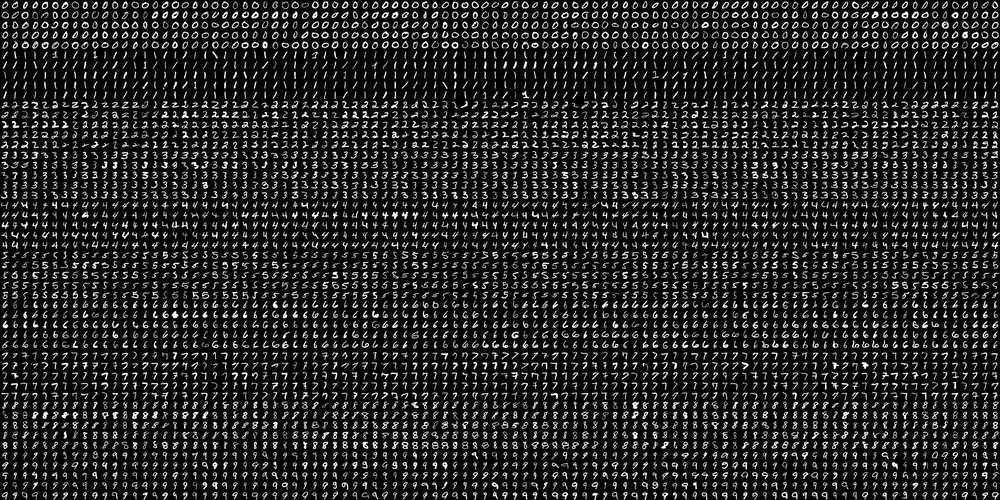
#> input picture tutorials/digits.png, 1000 x 500 px, shrunk from 2000 x 1000 before the run
$ python testDigits.py   (Python 2 division)   (older library calls are emulated)
#> lines starting #> are read from the running program, lines starting #| are printed output that depends on the picture
### mlUtil/hogTransform.py
import numpy as np
import cv2
# from matplotlib import pyplot as plt

SZ=20
bin_n=16
affine_flags = cv2.WARP_INVERSE_MAP|cv2.INTER_LINEAR

# [8 lines left out: function deskew, not called in this run]

def hog(img):

	gx = cv2.Sobel(img, cv2.CV_32F, 1, 0)
	gy = cv2.Sobel(img, cv2.CV_32F, 0, 1)
	mag, ang = cv2.cartToPolar(gx, gy)
	# [9 lines of commented-out code are left out]
	bins = np.int32(bin_n*ang/(2*np.pi))
	aShape,bShape = bins.shape
	aShape,bShape = aShape/2,bShape/2
	half = aShape
	# print np.array(ang)
	# print np.array(bins)
	# print "binsShape "+str(bins.shape)
	# Divide to 4 sub-squares
	bin_cells = bins[:half,:half], bins[half:,:half], bins[:half,half:], bins[half:,half:]
	# print "bins_celssShape "+str(np.array(bin_cells).shape)
	mag_cells = mag[:half,:half], mag[half:,:half], mag[:half,half:], mag[half:,half:]
	hists = [np.bincount(b.ravel(), m.ravel() ,minlength=bin_n) for b, m in zip(bin_cells, mag_cells)]
	hist = np.hstack(hists)
	# print hist.shape
	return hist

### tutorials/testDigits.py
import numpy as np
import cv2
from matplotlib import pyplot as plt
import sys
sys.path.append('../')
import mlUtil.hogTransform as hogTransform
img = cv2.imread('digits.png')
#> img is the input picture: shape (500, 1000, 3); min 0, max 255, mean 36.1
gray = cv2.cvtColor(img,cv2.COLOR_BGR2GRAY)

# cells = [np.hsplit(row,100) for row in np.vsplit(img,50)]
# # First half is trainData, remaining is testData
# train_cells = [ i[:50] for i in cells ]
# test_cells = [ i[50:] for i in cells]

# Now we split the image to 5000 cells, each 20x20 size
cells = [np.hsplit(row,100) for row in np.vsplit(gray,50)]
#> cells = 50 items
x = np.array(cells)
train = x[:,:50].reshape(-1,20,20)  #.reshape(-1,400).astype(np.float32) # Size = (2500,400)
test = x[:,50:100].reshape(-1,20,20) #.reshape(-1,400).astype(np.float32) # Size = (2500,400)
# deskX = [map(deskew,trainImg) for trainImg in train]
# deskX = deskew(train[0])

x = hogTransform.hog(train[0])
#> in hog, `gx = cv2.Sobel(img, cv2.CV_32F, 1, 0)`:
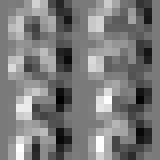
#> gx: shape (20, 20) float32 (shown 8 times larger); min -716, max 772, mean 0.3; drawn with min black and max white
#> in hog, `gx = cv2.Sobel(img, cv2.CV_32F, 1, 0)`:
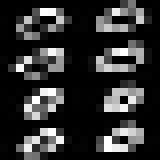
#> img: shape (20, 20) (shown 8 times larger); min 0, max 255, mean 47.1
#> in hog, `gy = cv2.Sobel(img, cv2.CV_32F, 0, 1)`:
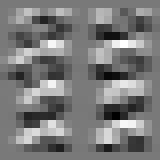
#> gy: shape (20, 20) float32 (shown 8 times larger); min -823, max 901, mean 2.6; drawn with min black and max white
#> in hog, `mag, ang = cv2.cartToPolar(gx, gy)`:
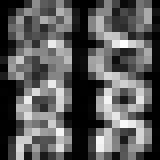
#> mag: shape (20, 20) float32 (shown 8 times larger); min 0, max 914.2, mean 324.5; drawn with min black and max white
#> in hog, `mag, ang = cv2.cartToPolar(gx, gy)`:
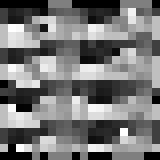
#> ang: shape (20, 20) float32 (shown 8 times larger); min 0, max 6.26, mean 2.93; drawn with min black and max white
#> in hog, `hists = [np.bincount(b.ravel(), m.ravel() ,minlength=bin_n) for b, m i..`: hists = 4 items
#> in hog, `hist = np.hstack(hists)`: hist = 64 values, max 5013.7 at index 18, min 0 at index 23, mean 2028
#> x has the same summary as hist in hog
print x.shape
#| (64,)
# [20 lines of commented-out code are left out]
